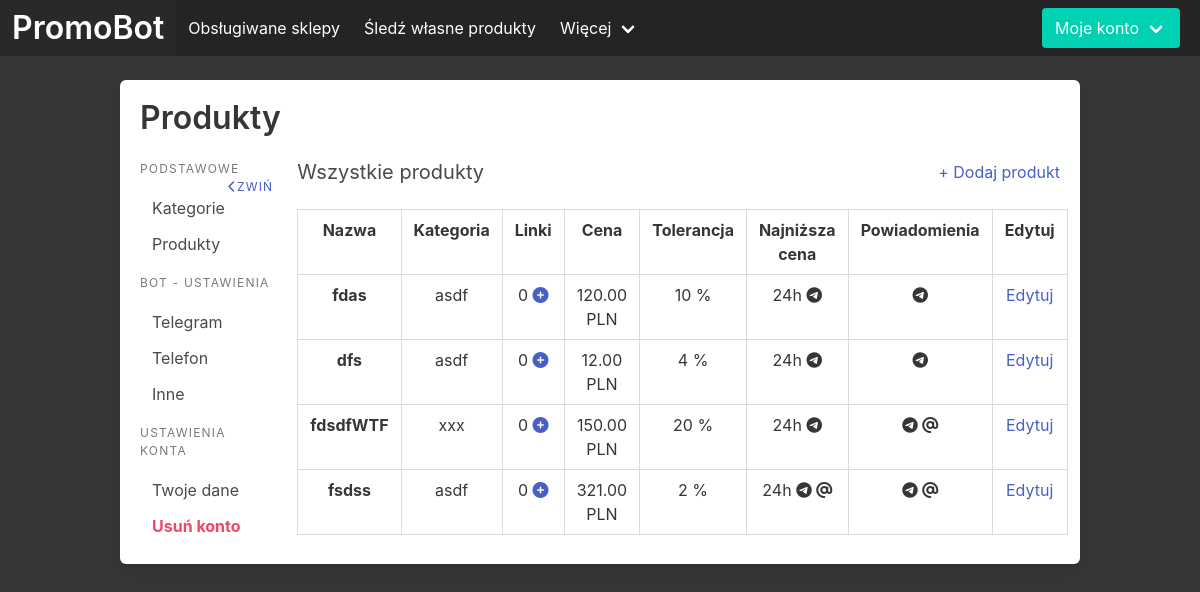
Page /moje-konto/produkty (signed in) on the committed database.
### priceBot/models.py (models this page shows)
class Product(models.Model):
    user = models.ForeignKey(User, on_delete=models.CASCADE)
    category = models.ForeignKey(Category, on_delete=models.CASCADE)
    product_name = models.CharField(max_length=60)
    wanted_price = models.DecimalField(max_digits=8, decimal_places=2)
    wanted_price_tolerance = models.IntegerField()
    wanted_price_notifications = models.JSONField()
    TIME_UNIT_CHOICES = (
        ("m", "Minutes"),
        ("h", "Hours")
    )
    lowest_price_notification_time_value = models.IntegerField()
    lowest_price_notification_time_unit = models.CharField(max_length=1, choices=TIME_UNIT_CHOICES)
    lowest_price_notifications = models.JSONField()

class Category(models.Model):
    user = models.ForeignKey(User, on_delete=models.CASCADE)
    category_name = models.CharField(max_length=60)

### priceBot/views.py (the view, shortened to what this page needs)
# urls.py: path('moje-konto/produkty', views.products_account, name='products_account'),
def products_account(request):
    if not request.user.is_authenticated:
        return redirect("homepage")
    short_names = {
        'telegram': '<i title="Telegram" class="fa-brands fa-telegram"></i>',
        'email': '<i title="E-mail" class="fa-solid fa-at">',
        'sms': '<i title="SMS" class="fa-solid fa-comment-sms"></i>',
        'call': '<i title="Połączenie telefoniczne" class="fa-solid fa-phone"></i>',
    }
    products = [
        {
            "product_name": product.product_name,
            "category_name": product.category.category_name,
            "wanted_price": product.wanted_price,
            "wanted_price_tolerance": product.wanted_price_tolerance,
            "lowest_price_notification_time_value": product.lowest_price_notification_time_value,
            "lowest_price_notification_time_unit": product.lowest_price_notification_time_unit,
            "lowest_price_notification_choices": [short_names[choice] for choice in json.loads(product.lowest_price_notifications)['choices']],
            "wanted_price_notification_choices": [short_names[choice] for choice in json.loads(product.wanted_price_notifications)['choices']],
            "id": product.id,
        } for product in Product.objects.filter(user=request.user)
    ]
    context = {
        "products": products
    }
    return render(request, 'account/products.html', context=context)

### templates/account/products.html (shortened to what this page needs)
{% extends 'account/base.html' %}
{% block title2 %}
    <h1 class="title">Produkty</h1>
{% endblock title2 %}
{% block main-column %}
<div class="tab my-products">
  <div class="is-flex is-justify-content-space-between">
    <h1 class="subtitle">Wszystkie produkty</h1>
    <a href="{% url 'add_products' %}">+ Dodaj produkt</a>
  </div>
      <table class="table is-bordered is-fullwidth">
        <tbody>
          <thead>
            <th class="has-text-centered" title="Nazwa produktu">Nazwa</th>
            <th class="has-text-centered" title="Kategoria">Kategoria</th>
            <th class="has-text-centered" title="Liczba linków">Linki</th>
            <th class="has-text-centered" title="Pożądana cena">Cena</th>
            <th class="has-text-centered" title="Akceptowalny odchył (%) od ceny pożądanej">Tolerancja</th>
            <th class="has-text-centered" title="Czas i media wysyłania powiadomień o najniższej cenie">Najniższa cena</th>
            <th class="has-text-centered" title="Media powiadomień o założonej cenie">Powiadomienia</th>
            <th class="has-text-centered" title="Edytuj produkt">Edytuj</th>
          </thead>
          {% for product in products %}
          <tr class="has-text-centered">
            <th class="has-text-centered" title="Nazwa produktu">{{ product.product_name }}</th>
            <td class="has-text-centered" title="Kategoria">{{ product.category_name }}</td>
            <td class="has-text-centered" title="Liczba linków">0
              <div class="dropdown is-right is-hoverable">
                <a class="dropdown-trigger" aria-controls="dropdown-menu">
                  <i class="fa-solid fa-circle-plus"></i>
                </a>
              </div>
            </td>
            <td class="has-text-centered" title="Pożądana cena">{{ product.wanted_price }} PLN</td>
            <td class="has-text-centered" title="Akceptowalny odchył (%) od ceny pożądanej">{{ product.wanted_price_tolerance }} %</td>
            <td class="has-text-centered" title="Czas i media wysyłania powiadomień o najniższej cenie">
              {{ product.lowest_price_notification_time_value }}{{ product.lowest_price_notification_time_unit}}
              {% for choice in product.lowest_price_notification_choices %}
                {{choice|safe}}
              {% endfor %}
            </td>
            <td class="has-text-centered" title="Media powiadomień o założonej cenie">
              {% for choice in product.wanted_price_notification_choices %}
                {{choice|safe}}
              {% endfor %}
            </td>
            <td class="has-text-centered" title="Edytuj produkt"><a href="{% url 'product_edit' product.id %}">Edytuj</a></td>
          </tr>
          {% endfor %}
        </tbody>
    </table>
  </div>
{% endblock main-column %}

### templates/app/base.html (style rules this page uses)
body { overflow: hidden; }

### rows in the picture
Product: product_name "fdas", wanted_price "120.00"
Category: category_name "asdf" "asdf" "asdf"
Product: product_name "dfs", wanted_price "12.00"
Product: product_name "fdsdfWTF", wanted_price "150.00"
Category: category_name "xxx"
Product: product_name "fsdss", wanted_price "321.00"

### other values in the picture
{{ product.wanted_price_tolerance }} "10" "4" "20" "2"
{{ product.lowest_price_notification_time_value }} "24" "24" "24" "24"
{{ product.lowest_price_notification_time_unit }} "h" "h" "h" "h"
